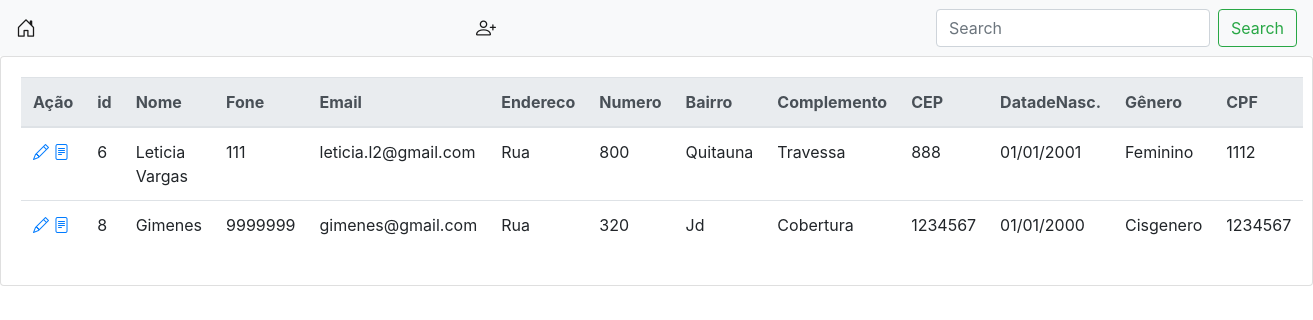
The page / on the database its author committed.
### tables this page shows
CREATE TABLE pacientes (id INTEGER PRIMARY KEY AUTOINCREMENT, nome VARCHAR(50), email VARCHAR(50), fone VARCHAR(50), cep VARCHAR(50), endereco VARCHAR(50), bairro VARCHAR(50), numero INT, complemento VARCHAR(30), dataNascimento VARCHAR(15), genero VARCHAR(20), cpf VARCHAR(20));

### views.py (the view)
@app.route('/')
def index():
    pacientes = banco.todos()
    return render_template('index.html', pacientes=pacientes)

### banco.py (called while the page is built)
def todos():
    conexao = sqlite3.connect('cadastro.db')
    cursor = conexao.cursor()
    cursor.execute("SELECT * FROM pacientes")
    pacientes = cursor.fetchall()
    conexao.close()
    return pacientes

### templates/index.html (shortened to what this page needs)
{% extends "template.html" %}
{% block nav %}
<a class="navbar-brand" href="/novo"><i class="bi bi-person-plus"></i></a>
<form class="form-inline my-2 my-lg-0">
  <input class="form-control mr-sm-2" type="search" placeholder="Search">
  <button class="btn btn-outline-success my-2 my-sm-0" type="submit">Search</button>
</form>
{% endblock %}
{% block conteudo %}
<table class="table">
    <thead class="thead-light">
      <tr>
        <th scope="col">Ação</th>
        <th scope="col">id</th>
        <th scope="col">Nome</th>
        <th scope="col">Fone</th>
        <th scope="col">Email</th>
        <th scope="col">Endereco</th>
        <th scope="col">Numero</th>
        <th scope="col">Bairro</th>
        <th scope="col">Complemento</th>
        <th scope="col">CEP</th>
        <th scope="col">DatadeNasc.</th>
        <th scope="col">Gênero</th>
        <th scope="col">CPF</th>
      </tr>
    </thead>
    <tbody>
      {% for p in pacientes %}
      <tr>
        <td>
          <a href="/editar/{{ p[0] }}"><i class="bi bi-pencil"></i></a>
          <a href="/visualizar/{{ p[0] }}"><i class="bi bi-file-text"></i></a>
        </td>
        <td>{{ p[0] }}</td>
        <td>{{ p[1] }}</td>
        <td>{{ p[3] }}</td>
        <td>{{ p[2] }}</td>
        <td>{{ p[5] }}</td>
        <td>{{ p[7] }}</td>
        <td>{{ p[6] }}</td>
        <td>{{ p[8] }}</td>
        <td>{{ p[4] }}</td>
        <td>{{ p[9] }}</td>
        <td>{{ p[10] }}</td>
        <td>{{ p[11] }}</td>
      </tr>
      {% endfor %}
    </tbody>
  </table>
{% endblock %}

### rows shown on the page
pacientes: id "6", nome "Leticia Vargas", fone "111", email "leticia.l2@gmail.com", endereco "Rua", numero "800", bairro "Quitauna", complemento "Travessa", cep "888", dataNascimento "01/01/2001", genero "Feminino", cpf "1112"
pacientes: id "8", nome "Gimenes", fone "9999999", email "gimenes@gmail.com", endereco "Rua", numero "320", bairro "Jd", complemento "Cobertura", cep "1234567", dataNascimento "01/01/2000", genero "Cisgenero", cpf "1234567"
